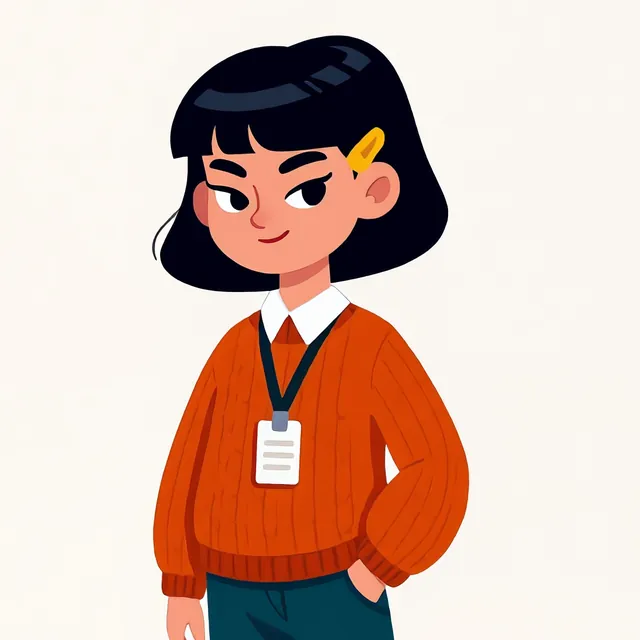
#> input picture web/img/call/mia.webp, 640 x 640 px
$ python -i scene_final.py   (imports and definitions only)
#> lines starting #> are read from the running program, lines starting #| are printed output that depends on the picture; after the words box and inside, x2 and y2 are one past the last pixel; in counts of white or black regions, pixels touching at a corner belong together
#> further down, picture is the input picture: PIL image 640x640 RGB; mean R, G, B 212.5, 184.5, 172.2
#!/usr/bin/env python3
"""Tổng hợp lượt "mọi nghĩa": ảnh qua giám khảo cục bộ (lần 1 hoặc lần 2) + ô khái niệm SVG → WebP + AVIF ≤ 6 KB, NỀN TRONG SUỐT khi viền là nền kem
(chế độ tối không bao giờ hiện ô nền sáng – docs/LEXICON.md § Quy tắc tích hợp hình), result.json, tờ ảnh ghép có câu ví dụ dưới ảnh cảnh.
  python3 scripts/vocab-img/scene_final.py --dir out/x [--sheet out/x/abstract-pilot.jpg]
"""
import argparse, io, json, os, re, subprocess, glob
import numpy as np
from PIL import Image, ImageDraw, ImageFont
try: import pillow_avif  # noqa: F401 – Pillow < 11.2 cần plugin để lưu AVIF
except Exception: pass

SIZE, MAXB = 384, 6144
slug = lambda k: re.sub(r'[^a-zA-Z0-9_-]+', '-', k.replace('#', '__'))

def keyed(im, tol=26):
    """nền kem → alpha 0 bằng loang từ viền (chỉ khi ≥ 85 % viền là nền đều) – giữ nền bên trong vật thể. Không cần scipy (ImageDraw.floodfill)."""
#> called with tol = 26
    from PIL import ImageDraw, ImageFilter
    rgb = im.convert('RGB'); a = np.asarray(rgb, np.int16)
    edge = np.concatenate([a[0], a[-1], a[:, 0], a[:, -1]]); bg = np.median(edge, 0)
#> after `edge = np.concatenate([a[0], a[-1], a[:, 0], a[:, -1]])`: edge = 2560 rows, first 8: [254, 248, 243], [254, 248, 243], [254, 248, 243], [254, 248, 243], [254, 248, 243], [254, 248, 243], [254, 248, 243], [254, 248, 243]
#> after `bg = np.median(edge, 0)`: bg = [251, 247, 241]
    near = np.abs(a - bg).max(-1) <= tol
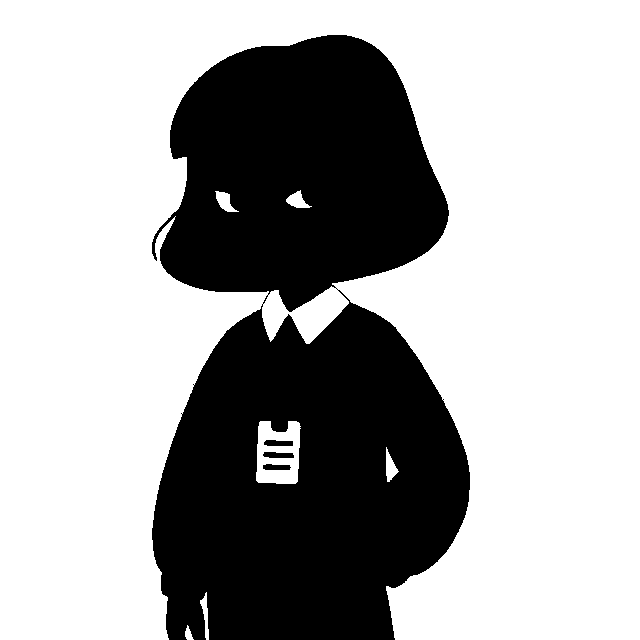
#> near: shape (640, 640) bool; 66.2% white; 4 black regions, box (x1, y1, x2, y2) and area: (152, 35, 470, 640) 137905, (263, 452, 294, 458) 157, (264, 440, 293, 446) 151, (263, 464, 291, 470) 140
    if near[[0, -1], :].mean() < .85 or near[:, [0, -1]].mean() < .85: return im.convert('RGBA'), False
    m = Image.fromarray(np.where(near, 255, 0).astype(np.uint8))   # 255 = giống nền
    h, w = near.shape
    for x in range(0, w, 8):
        for y in (0, h - 1):
            if m.getpixel((x, y)) == 255: ImageDraw.floodfill(m, (x, y), 128)
    for y in range(0, h, 8):
        for x in (0, w - 1):
            if m.getpixel((x, y)) == 255: ImageDraw.floodfill(m, (x, y), 128)
    alpha = Image.fromarray(np.where(np.asarray(m) == 128, 0, 255).astype(np.uint8)).filter(ImageFilter.GaussianBlur(1.2))
    out = rgb.convert('RGBA'); out.putalpha(alpha); return out, True

# [18 lines left out: functions enc, encode, not called in this run]

def h16(path):
    import hashlib; return hashlib.sha256(open(path, 'rb').read()).hexdigest()[:16]

# [68 lines left out: functions main, sheet, not called in this run]

# [2 lines not run here, left out]

>>> from PIL import Image
>>> picture = Image.open('../../web/img/call/mia.webp')
>>> result = keyed(picture)
